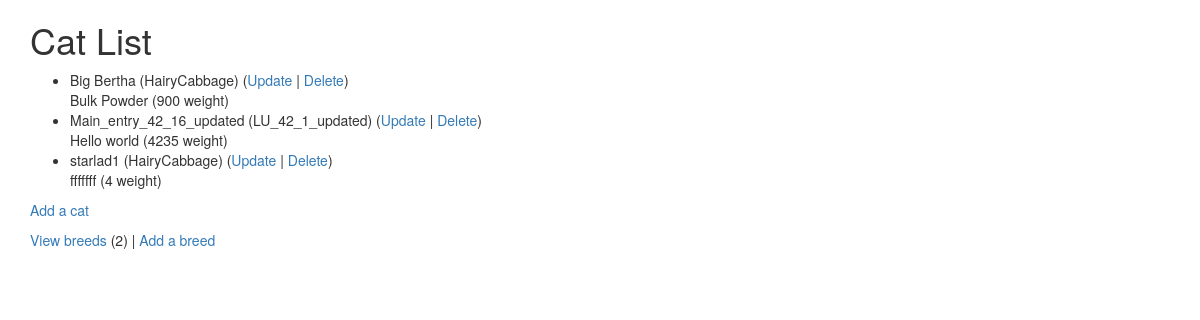
Screenshot of /cats/ (signed in) with the database file from the repository.
### cats/models.py (models this page shows, shortened)
class Cat(models.Model):
    nickname = models.CharField(
            max_length=200,
            validators=[MinLengthValidator(2, "Nickname must be greater than 1 character")]
    )
    weight = models.PositiveIntegerField()
    foods = models.CharField(max_length=300)
    breed = models.ForeignKey('Breed', on_delete=models.CASCADE, null=False)

class Breed(models.Model):
    name = models.CharField(
            max_length=200,
            validators=[MinLengthValidator(2, "Breed must be greater than 1 character")]
    )
    def __str__(self):
        return self.name

### cats/views.py (the view)
# urls.py: path('', views.MainView.as_view(), name='all'),
class MainView(LoginRequiredMixin, View):
    def get(self, request):
        mc = Breed.objects.all().count()
        al = Cat.objects.all()
        ctx = {'breed_count': mc, 'cat_list': al}
        return render(request, 'cats/cat_list.html', ctx)

### cats/templates/cats/cat_list.html
{% extends "base_bootstrap.html" %}
{% block content %}
  <h1>Cat List</h1>
  {% if cat_list %}
  <ul>
    {% for cat in cat_list %}
      <li>
          {{ cat.nickname }} ({{ cat.breed }})
          (<a href="{% url 'cats:cat_update' cat.id %}">Update</a> |
          <a href="{% url 'cats:cat_delete' cat.id %}">Delete</a>) <br/>
          {{ cat.foods }} ({{ cat.weight }} weight)
      </li>
    {% endfor %}
  </ul>
  {% else %}
    <p>There are no cats in the library.</p>
  {% endif %}
  <p>
    {% if breed_count > 0 %}
      <a href="{% url 'cats:cat_create' %}">Add a cat</a>
    {% else %}
      Please add a breed before you add a cat.
    {% endif %}
  </p>
  <p>
  <a href="{% url 'cats:breed_list' %}">View breeds</a> ({{ breed_count }}) |
    <a href="{% url 'cats:breed_create' %}">Add a breed</a>
  </p>
{% endblock %}

### rows the page displays
Cat: nickname "Big Bertha", breed "HairyCabbage", foods "Bulk Powder", weight "900"
Cat: nickname "Main_entry_42_16_updated", breed "LU_42_1_updated", foods "Hello world", weight "4235"
Cat: nickname "starlad1", breed "HairyCabbage", foods "fffffff", weight "4"

### other values shown
{{ breed_count }} "2"
